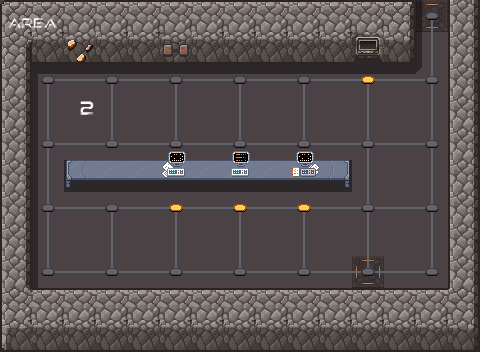

Tiled map render using the project's own tile images. Description and the whole map definition, tile-layer contents included, below:
An orthogonal 15x11 tile map with 32x32 px tiles, 8 tile layers (ground, sh, wall, line, ...), 6 tilesets.

<map version="1.10" tiledversion="1.10.2" orientation="orthogonal" renderorder="right-down" width="15" height="11" tilewidth="32" tileheight="32" infinite="0" nextlayerid="10" nextobjectid="1">
 <tileset firstgid="1" source="scifi_dungeon_tileset2.tsx" />
 <tileset firstgid="241" source="scifi_items.tsx" />
 <tileset firstgid="449" source="scifi_tileset_01.tsx" />
 <tileset firstgid="641" source="alien_spaceship_tileset2.tsx" />
 <tileset firstgid="881" source="scifi_dungeon_tileset.tsx" />
 <tileset firstgid="1073" source="scifi_items2.tsx" />
 <layer id="1" name="ground" width="15" height="11">
  <data encoding="csv">
151,151,151,151,151,151,151,151,151,151,151,151,151,182,151,
151,151,151,151,151,151,151,151,151,151,151,151,151,151,151,
151,151,151,151,151,151,151,151,151,151,151,151,151,151,151,
151,151,151,151,151,151,151,151,151,151,151,151,151,151,151,
151,151,151,151,151,151,151,151,151,151,151,151,151,151,151,
151,151,151,151,151,151,151,151,151,151,151,151,151,151,151,
151,151,151,151,151,151,151,151,151,151,151,151,151,151,151,
151,151,151,151,151,151,151,151,151,151,151,151,151,151,151,
151,151,151,151,151,151,151,151,151,151,151,183,151,151,151,
151,151,151,151,151,151,151,151,151,151,151,151,151,151,151,
151,151,151,151,151,151,151,151,151,151,151,151,151,151,151
</data>
 </layer>
 <layer id="6" name="sh" width="15" height="11" opacity="0.4">
  <data encoding="csv">
0,0,0,0,0,0,0,0,0,0,0,0,36,43,0,
0,0,36,36,0,36,0,0,0,0,0,36,36,43,0,
0,13,22,22,22,22,22,22,22,22,22,22,22,23,0,
0,43,0,0,0,0,0,0,0,0,0,0,0,0,0,
0,43,0,0,0,0,0,0,0,0,0,0,0,0,0,
0,43,910,910,910,910,910,910,910,910,910,0,0,0,0,
0,43,0,0,0,0,0,0,0,0,0,0,0,0,0,
0,43,0,0,0,0,0,0,0,0,0,0,0,0,0,
0,43,0,0,0,0,0,0,0,0,0,0,0,0,0,
0,0,0,0,0,0,0,0,0,0,0,0,0,0,0,
36,0,0,0,0,0,0,0,0,0,0,0,0,0,36
</data>
 </layer>
 <layer id="2" name="wall" width="15" height="11">
  <data encoding="csv">
34,53,53,53,53,53,53,53,53,53,53,53,32,0,28,
71,82,116,82,82,108,82,82,82,82,82,113,83,0,28,
28,0,0,0,0,0,0,0,0,0,0,0,0,0,28,
28,0,0,0,0,0,0,0,0,0,0,0,0,0,28,
28,0,0,0,0,0,0,0,0,0,0,0,0,0,28,
28,0,0,0,0,0,0,0,0,0,0,0,0,0,28,
28,0,0,0,0,0,0,0,0,0,0,0,0,0,28,
28,0,0,0,0,0,0,0,0,0,0,0,0,0,28,
28,0,0,0,0,0,0,0,0,0,0,0,0,0,28,
72,53,53,53,53,53,53,53,53,53,53,53,53,53,73,
81,82,82,82,82,82,82,82,82,82,82,82,82,82,83
</data>
 </layer>
 <layer id="3" name="line" width="15" height="11">
  <data encoding="csv">
0,0,0,0,0,0,0,0,0,0,0,0,0,2684354730,0,
0,0,0,0,0,0,0,0,0,0,0,0,0,3221225651,0,
0,2684354720,2684354739,3221225631,2684354739,3221225631,2684354739,3221225631,2684354739,3221225631,2684354739,3221225631,2684354739,1610612895,0,
0,3221225651,0,3221225651,0,3221225651,0,3221225651,0,3221225651,0,3221225651,0,3221225651,0,
0,2684354719,2684354739,159,2684354739,159,2684354739,159,2684354739,799,2684354739,169,2684354739,1610612895,0,
0,3221225651,0,0,0,0,0,0,0,0,0,179,0,3221225651,0,
0,2684354719,2684354739,3221225631,2684354739,3221225631,2684354739,3221225631,2684354739,3221226271,2684354739,169,2684354739,1610612895,0,
0,3221225651,0,3221225651,0,3221225651,0,3221225651,0,3221225651,0,3221225651,0,3221225651,0,
0,160,2684354739,159,2684354739,159,2684354739,159,2684354739,159,2684354739,159,2684354739,1610612896,0,
0,0,0,0,0,0,0,0,0,0,0,0,0,0,0,
0,0,0,0,0,0,0,0,0,0,0,0,0,0,0
</data>
 </layer>
 <layer id="4" name="point" width="15" height="11">
  <data encoding="csv">
0,0,0,0,0,0,0,0,0,0,0,0,0,168,0,
0,0,0,0,0,0,0,0,0,0,0,0,0,0,0,
0,168,0,168,0,168,0,168,0,168,0,158,0,168,0,
0,0,0,0,0,0,0,0,0,0,0,0,0,0,0,
0,168,0,168,0,168,0,168,0,168,0,168,0,168,0,
0,0,0,0,0,0,0,0,0,0,0,0,0,0,0,
0,168,0,168,0,158,0,158,0,158,0,168,0,168,0,
0,0,0,0,0,0,0,0,0,0,0,0,0,0,0,
0,168,0,168,0,168,0,168,0,168,0,168,0,168,0,
0,0,0,0,0,0,0,0,0,0,0,0,0,0,0,
0,0,0,0,0,0,0,0,0,0,0,0,0,0,0
</data>
 </layer>
 <layer id="7" name="Tile Layer 6" width="15" height="11">
  <data encoding="csv">
599,600,0,0,0,0,0,0,0,0,0,0,0,0,0,
0,0,0,0,0,0,0,0,0,0,0,0,0,0,0,
0,0,0,0,0,0,0,0,0,0,0,0,0,0,0,
0,0,603,0,0,0,0,0,0,0,0,0,0,0,0,
0,0,0,0,0,0,0,0,0,0,0,0,0,0,0,
0,0,313,314,314,314,314,314,314,314,315,0,0,0,0,
0,0,0,0,0,0,0,0,0,0,0,0,0,0,0,
0,0,0,0,0,0,0,0,0,0,0,0,0,0,0,
0,0,0,0,0,0,0,0,0,0,0,0,0,0,0,
0,0,0,0,0,0,0,0,0,0,0,0,0,0,0,
0,0,0,0,0,0,0,0,0,0,0,0,0,0,0
</data>
 </layer>
 <layer id="8" name="Tile Layer 7" width="15" height="11">
  <data encoding="csv">
0,0,0,0,0,0,0,0,0,0,0,0,0,0,0,
0,0,0,0,0,0,0,0,0,0,0,0,0,0,0,
0,0,0,0,0,0,0,0,0,0,0,0,0,0,0,
0,0,0,0,0,0,0,0,0,0,0,0,0,0,0,
0,0,0,0,0,0,0,0,0,0,0,0,0,0,0,
0,0,0,0,0,283,0,284,0,289,0,0,0,0,0,
0,0,0,0,0,0,0,0,0,0,0,0,0,0,0,
0,0,0,0,0,0,0,0,0,0,0,0,0,0,0,
0,0,0,0,0,0,0,0,0,0,0,0,0,0,0,
0,0,0,0,0,0,0,0,0,0,0,0,0,0,0,
0,0,0,0,0,0,0,0,0,0,0,0,0,0,0
</data>
 </layer>
 <layer id="9" name="Tile Layer 8" width="15" height="11" offsetx="1" offsety="-25">
  <data encoding="csv">
0,0,0,0,0,0,0,0,0,0,0,0,0,0,0,
0,0,0,0,0,0,0,0,0,0,0,0,0,0,0,
0,0,0,0,0,0,0,0,0,0,0,0,0,0,0,
0,0,0,0,0,0,0,0,0,0,0,0,0,0,0,
0,0,0,0,0,0,0,0,0,0,0,0,0,0,0,
0,0,0,0,0,1089,0,1093,0,1089,0,0,0,0,0,
0,0,0,0,0,0,0,0,0,0,0,0,0,0,0,
0,0,0,0,0,0,0,0,0,0,0,0,0,0,0,
0,0,0,0,0,0,0,0,0,0,0,0,0,0,0,
0,0,0,0,0,0,0,0,0,0,0,0,0,0,0,
0,0,0,0,0,0,0,0,0,0,0,0,0,0,0
</data>
 </layer>
</map>
